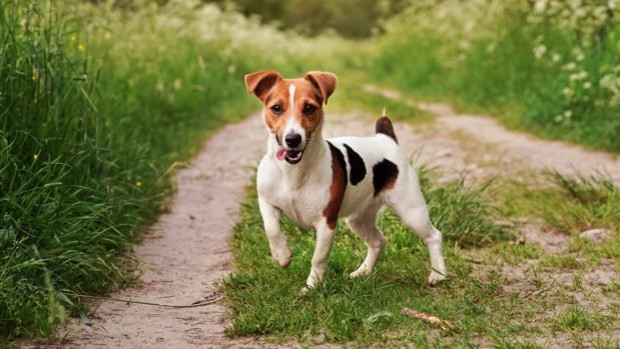
#> input picture image/perro.jpg, 620 x 349 px, found by its file name
$ python 2-imshow.py
#> lines starting #> are read from the running program, lines starting #| are printed output that depends on the picture
import cv2

# El método cv2.imshow() se utiliza para mostrar una
# imagen en una ventana. La ventana se ajusta automáticamente
# al tamaño de la imagen.

""" path = r'image/perro.jpg'
image = cv2.imread(path)
window_name = 'image'
cv2.imshow(window_name, image)
cv2.waitKey(0)
cv2.destroyAllWindows()   """

path = r'image/perro.jpg'
image = cv2.imread(path, 0)
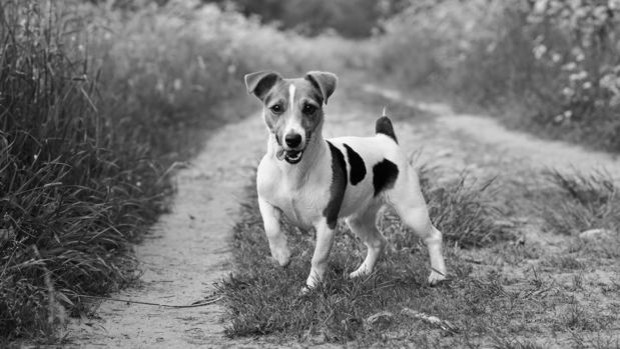
#> image: shape (349, 620); min 0, max 253, mean 118.6
window_name = 'image'
cv2.imshow(window_name, image)
cv2.waitKey(0)
cv2.destroyAllWindows()

$ run again, with image/cat.jpg copied over image/perro.jpg
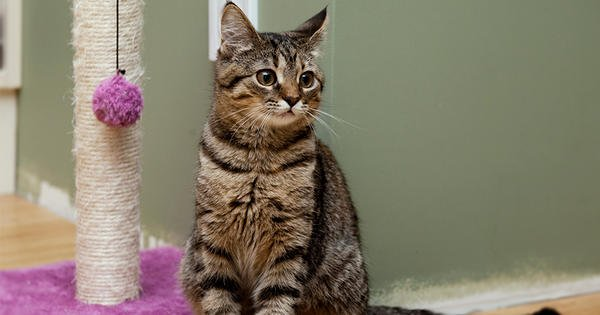
#> input picture image/cat.jpg, 600 x 315 px, found by its file name
#> `image = cv2.imread(path, 0)`:
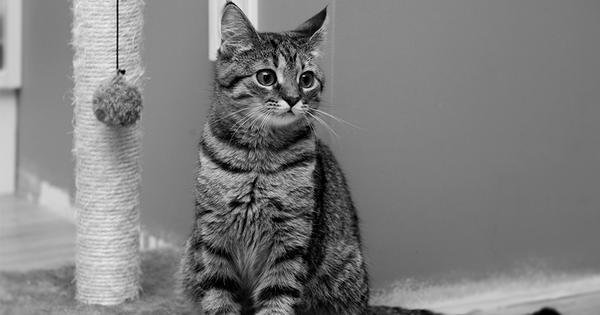
#> image: shape (315, 600); min 0, max 249, mean 125.9
